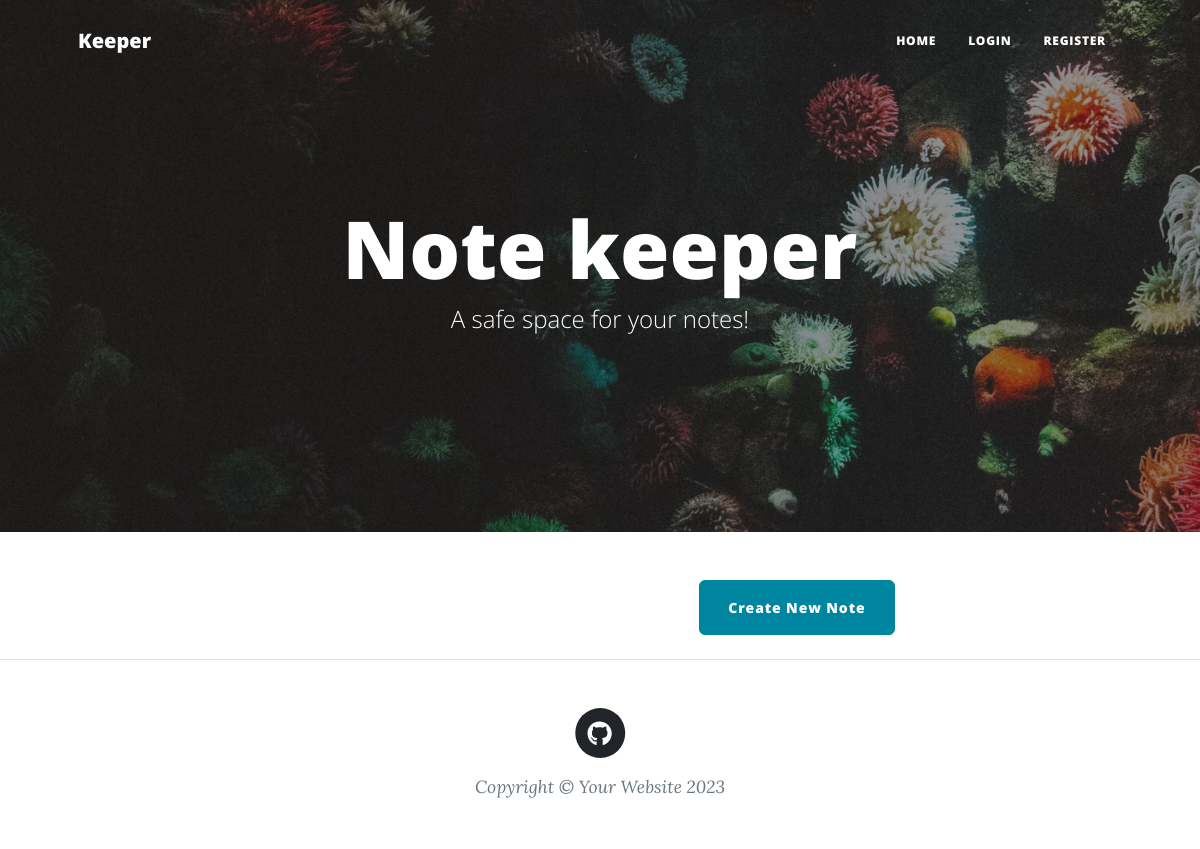
Before: / with the older database file.
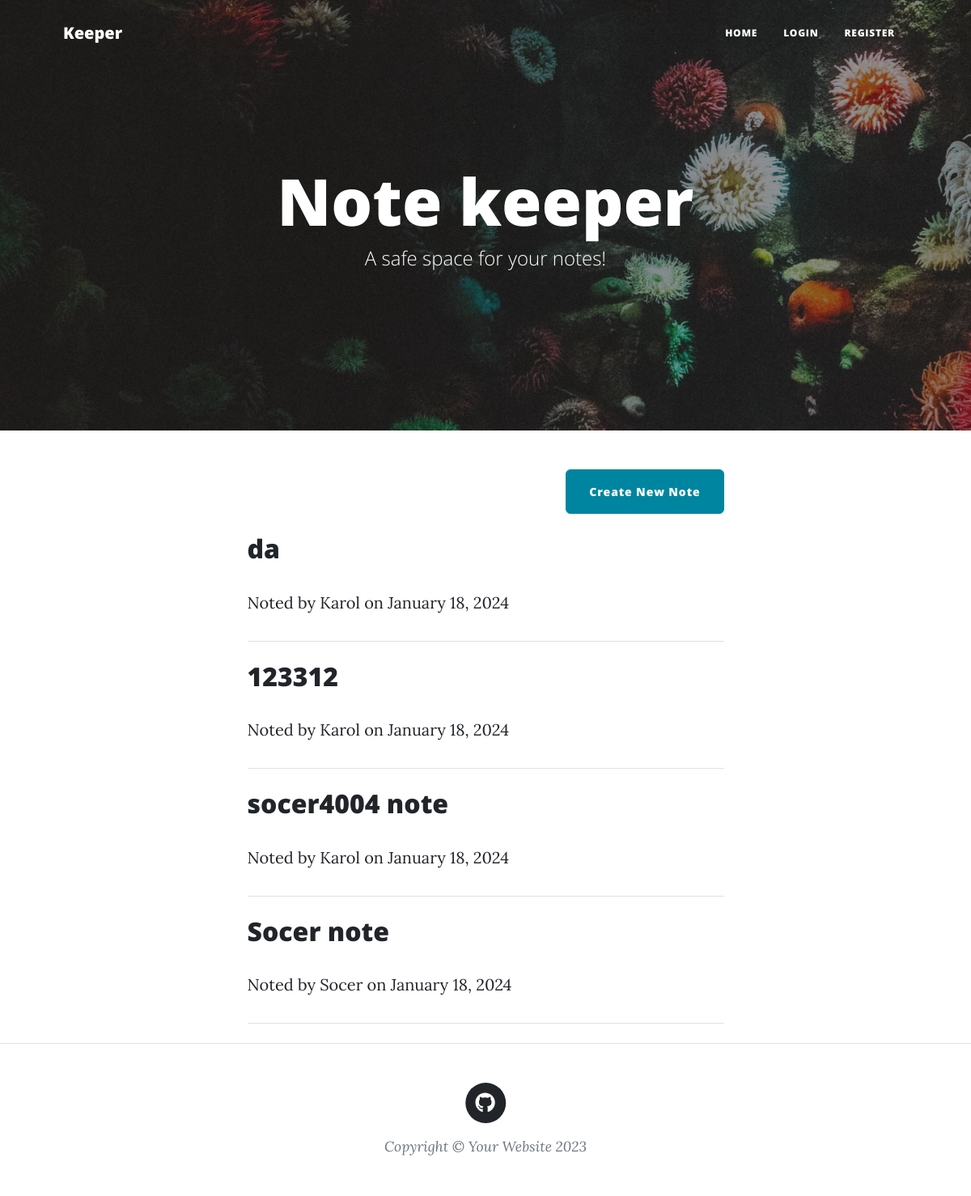
After: the same page with the newer database file.
### app.py (models this page shows)
class Note(db.Model):
    __tablename__ = "notes"
    id = db.Column(db.Integer, primary_key=True)
    author_id = db.Column(db.Integer, db.ForeignKey("users.id"))
    author = relationship("User", back_populates="notes")
    title = db.Column(db.String(250), nullable=False)
    date = db.Column(db.String(250), nullable=False)
    body = db.Column(db.Text, nullable=False)
    encrypted = db.Column(db.Boolean, nullable=False)
    password = db.Column(db.String(250), nullable=True)
    iv = db.Column(db.String(250), nullable=True)

class User(UserMixin, db.Model):
    __tablename__ = "users"
    id = db.Column(db.Integer, primary_key=True)
    email = db.Column(db.String(100), unique=True)
    password = db.Column(db.String(128))
    salt = db.Column(db.String(100))
    name = db.Column(db.String(100))
    totp_secret = db.Column(db.String(100))
    notes = relationship("Note", back_populates="author")

### app.py (the view)
@app.route('/')
@limiter.limit("30/minute")
def get_all_notes():
    result = db.session.execute(db.select(Note))
    notes = result.scalars().all()
    return render_template("index.html", all_notes=notes, current_user=current_user)

### templates/index.html (shortened to what this page needs)
{% include "header.html" %}
<header
  class="masthead"
  style="background-image: url('../static/assets/img/home-bg.jpg')"
>
  <div class="container position-relative px-4 px-lg-5">
    <div class="row gx-4 gx-lg-5 justify-content-center">
      <div class="col-md-10 col-lg-8 col-xl-7">
        <div class="site-heading">
          <h1>Note keeper</h1>
          <span class="subheading">A safe space for your notes!</span>
        </div>
      </div>
    </div>
  </div>
</header>
<div class="container px-4 px-lg-5">
  <div class="row gx-4 gx-lg-5 justify-content-center">
    <div class="col-md-10 col-lg-8 col-xl-7">
      <div class="d-flex justify-content-end mb-4">
        <a
          class="btn btn-primary float-right"
          href="{{url_for('add_new_note')}}"
          >Create New Note</a
        >
      </div>
      {% for note in all_notes %}
      <div class="note-preview">
        <a href="{{ url_for('show_note', note_id=note.id) }}">
          <h2 class="note-title">{{ note.title }}</h2>
        </a>
        <p class="note-meta">
          Noted by
          <a>{{note.author.name}}</a>
          on {{note.date}}
        </p>
      </div>
      <hr class="my-4" />
      {% endfor %}
    </div>
  </div>
</div>
{% include "footer.html" %}

### templates/header.html (shortened to what this page needs)
<!DOCTYPE html>
<html lang="en">
  <head>
    {% block styles %}
    {{ bootstrap.load_css() }}
    <link
      href="{{ url_for('static', filename='css/styles.css') }}"
      rel="stylesheet"
    />
    {% endblock %}
  </head>
  <body>
    <nav class="navbar navbar-expand-lg navbar-light" id="mainNav">
      <div class="container px-4 px-lg-5">
        <a class="navbar-brand" href="/">Keeper</a>
        <div class="collapse navbar-collapse" id="navbarResponsive">
          <ul class="navbar-nav ms-auto py-4 py-lg-0">
            <li class="nav-item">
              <a
                class="nav-link px-lg-3 py-3 py-lg-4"
                href="{{ url_for('get_all_notes') }}"
                >Home</a>
            </li>
            {% if not current_user.is_authenticated %}
            <li class="nav-item">
              <a
                class="nav-link px-lg-3 py-3 py-lg-4"
                href="{{ url_for('login') }}"
                >Login</a
              >
            </li>
            <li class="nav-item">
              <a
                class="nav-link px-lg-3 py-3 py-lg-4"
                href="{{ url_for('register') }}"
                >Register</a
              >
            </li>
            {% endif %}
          </ul>
        </div>
      </div>
    </nav>
  </body>
</html>

### templates/footer.html (shortened to what this page needs)
        <footer class="border-top">
          <div class="container px-4 px-lg-5">
              <div class="row gx-4 gx-lg-5 justify-content-center">
                  <div class="col-md-10 col-lg-8 col-xl-7">
                      <ul class="list-inline text-center">
                          <li class="list-inline-item">
                              <a href="https://github.com/KarolSekscinski">
                                  <span class="fa-stack fa-lg">
                                      <i class="fas fa-circle fa-stack-2x"></i>
                                      <i class="fab fa-github fa-stack-1x fa-inverse"></i>
                                  </span>
                              </a>
                          </li>
                      </ul>
                      <div class="small text-center text-muted fst-italic">Copyright &copy; Your Website 2023</div>
                  </div>
              </div>
          </div>
      </footer>
  </body>
</html>

Changed rows visible on the page:
added Note: title "da", author.name "Karol", date "January 18, 2024"
added Note: title "123312", author.name "Karol", date "January 18, 2024"
added Note: title "socer4004 note", author.name "Karol", date "January 18, 2024"
added Note: title "Socer note", author.name "Socer", date "January 18, 2024"
